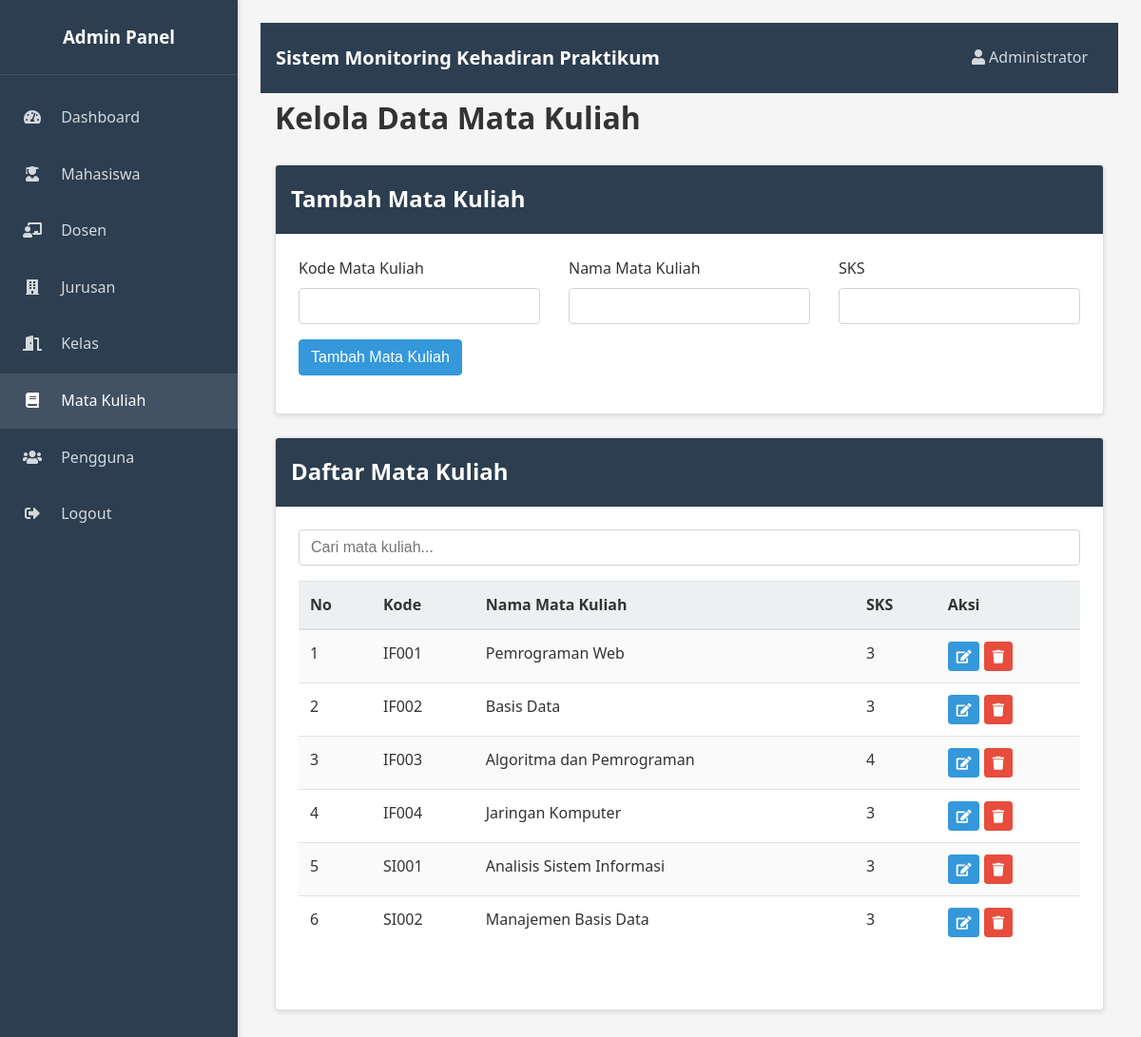
The page /admin/mata_kuliah.php (signed in) on the database its author committed.
### tables this page shows
CREATE TABLE mata_kuliah (
    id INT AUTO_INCREMENT PRIMARY KEY,
    kode VARCHAR(20) NOT NULL,
    nama VARCHAR(100) NOT NULL,
    sks INT NOT NULL,
    created_at TIMESTAMP DEFAULT CURRENT_TIMESTAMP,
    updated_at TIMESTAMP DEFAULT CURRENT_TIMESTAMP ON UPDATE CURRENT_TIMESTAMP
);

### admin/mata_kuliah.php (the view, shortened to what this page needs)
<?php
require_once '../config/koneksi.php';
$query_matkul = "SELECT * FROM mata_kuliah ORDER BY kode";
$result_matkul = $koneksi->query($query_matkul);
?>
<!DOCTYPE html>
<html lang="id">
<head>
    <link rel="stylesheet" href="../assets/css/style.css">
    <link rel="stylesheet" href="https://cdnjs.cloudflare.com/ajax/libs/font-awesome/5.15.3/css/all.min.css">
</head>
<body>
    <div class="sidebar">
        <div class="sidebar-header">
            <h3>Admin Panel</h3>
        </div>
        <div class="sidebar-menu">
            <ul>
                <li><a href="index.php"><i class="fas fa-tachometer-alt"></i> Dashboard</a></li>
                <li><a href="mahasiswa.php"><i class="fas fa-user-graduate"></i> Mahasiswa</a></li>
                <li><a href="dosen.php"><i class="fas fa-chalkboard-teacher"></i> Dosen</a></li>
                <li><a href="jurusan.php"><i class="fas fa-building"></i> Jurusan</a></li>
                <li><a href="kelas.php"><i class="fas fa-door-open"></i> Kelas</a></li>
                <li><a href="mata_kuliah.php" class="active"><i class="fas fa-book"></i> Mata Kuliah</a></li>
                <li><a href="pengguna.php"><i class="fas fa-users"></i> Pengguna</a></li>
                <li><a href="../logout.php"><i class="fas fa-sign-out-alt"></i> Logout</a></li>
            </ul>
        </div>
    </div>
    <div class="content-wrapper">
        <div class="navbar">
            <div class="navbar-brand">
                Sistem Monitoring Kehadiran Praktikum
            </div>
            <div class="navbar-nav">
                <div class="nav-item">
                    <a href="#" class="nav-link">
                        <i class="fas fa-user"></i> <?php echo $_SESSION['nama']; ?>
                    </a>
                </div>
            </div>
        </div>
        <div class="container">
            <div class="dashboard-header">
                <h1>Kelola Data Mata Kuliah</h1>
            </div>
            <div class="card">
                <div class="card-header">
                    <h2>Tambah Mata Kuliah</h2>
                </div>
                <div class="card-body">
                    <form method="POST" action="">
                        <div class="row">
                            <div class="col-md-4">
                                <div class="form-group">
                                    <label for="kode">Kode Mata Kuliah</label>
                                    <input type="text" id="kode" name="kode" required>
                                </div>
                            </div>
                            <div class="col-md-4">
                                <div class="form-group">
                                    <label for="nama">Nama Mata Kuliah</label>
                                    <input type="text" id="nama" name="nama" required>
                                </div>
                            </div>
                            <div class="col-md-4">
                                <div class="form-group">
                                    <label for="sks">SKS</label>
                                    <input type="number" id="sks" name="sks" min="1" max="6" required>
                                </div>
                            </div>
                        </div>
                        <div class="form-group">
                            <button type="submit" name="tambah" class="btn btn-primary">Tambah Mata Kuliah</button>
                        </div>
                    </form>
                </div>
            </div>
            <div class="card">
                <div class="card-header">
                    <h2>Daftar Mata Kuliah</h2>
                </div>
                <div class="card-body">
                    <div class="form-group">
                        <input type="text" id="filterInput" placeholder="Cari mata kuliah..." class="form-control">
                    </div>
                    <div class="table-responsive">
                        <table class="table table-striped">
                            <thead>
                                <tr>
                                    <th>No</th>
                                    <th>Kode</th>
                                    <th>Nama Mata Kuliah</th>
                                    <th>SKS</th>
                                    <th>Aksi</th>
                                </tr>
                            </thead>
                            <tbody>
                                <?php
                                $no = 1;
                                if ($result_matkul->num_rows > 0) {
                                    while ($row = $result_matkul->fetch_assoc()) {
                                        echo "<tr>";
                                        echo "<td>" . $no++ . "</td>";
                                        echo "<td>" . $row['kode'] . "</td>";
                                        echo "<td>" . $row['nama'] . "</td>";
                                        echo "<td>" . $row['sks'] . "</td>";
                                        echo "<td>
                                            <a href='#' class='btn btn-sm btn-info' onclick='editMatkul(" . $row['id'] . ", \"" . $row['kode'] . "\", \"" . $row['nama'] . "\", " . $row['sks'] . ")'><i class='fas fa-edit'></i></a>
                                            <a href='mata_kuliah.php?hapus=" . $row['id'] . "' class='btn btn-sm btn-danger btn-delete'><i class='fas fa-trash'></i></a>
                                        </td>";
                                        echo "</tr>";
                                    }
                                } else {
                                    echo "<tr><td colspan='5' class='text-center'>Belum ada data mata kuliah</td></tr>";
                                }
                                ?>
                            </tbody>
                        </table>
                    </div>
                </div>
            </div>
        </div>
    </div>
</body>
</html>

### rows shown on the page
mata_kuliah: kode "IF001", nama "Pemrograman Web", sks "3"
mata_kuliah: kode "IF002", nama "Basis Data", sks "3"
mata_kuliah: kode "IF003", nama "Algoritma dan Pemrograman", sks "4"
mata_kuliah: kode "IF004", nama "Jaringan Komputer", sks "3"
mata_kuliah: kode "SI001", nama "Analisis Sistem Informasi", sks "3"
mata_kuliah: kode "SI002", nama "Manajemen Basis Data", sks "3"

### other values the page prints
$_SESSION['nama'] "Administrator"
